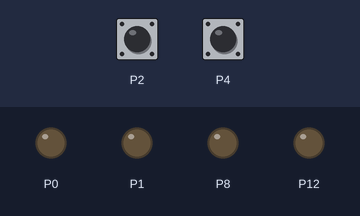
A program run on a simulated BBC micro:bit (MakeCode). Parts: output pins drawn as LEDs (lit = HIGH). The test bench sets the inputs (shaded band); at power-on: P2 LOW, P4 LOW.

Above: at 1.2 s.
1.3 s: P2 pulled HIGH for 0.15 s
At 1.38 s:
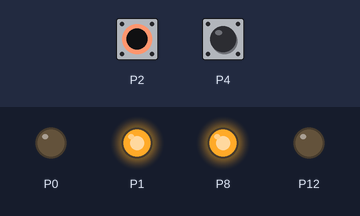
2.9 s: P4 pulled HIGH for 0.15 s
At 2.98 s:
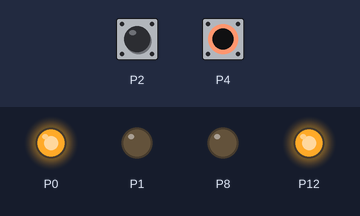
4.5 s: P4 pulled HIGH for 3.2 s
At 8.4 s:
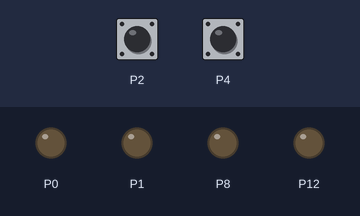
9.2 s: P2 pulled HIGH for 3.2 s
At 9.7 s:
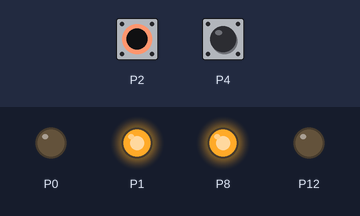
13.9 s: P2 driven HIGH and P4 driven HIGH
At 14.4 s:
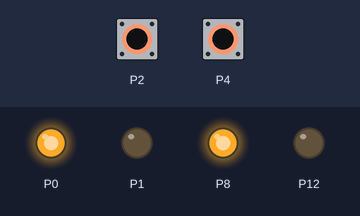
Timing chart, 0 to 16.4 s (numbered marks = the images above; inputs shaded):
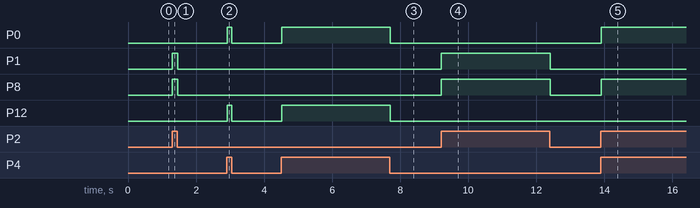

Measured:
- after the input at 1.3 s, P1, P8: LOW → HIGH at once, → LOW 0.16 s later
- after the input at 2.9 s, P0, P12: LOW → HIGH at once, → LOW 0.14 s later
- after the input at 4.5 s, P0, P12: LOW → HIGH at once, → LOW 3.2 s later
- after the input at 9.2 s, P1, P8: LOW → HIGH at once, → LOW 3.2 s later
- after the input at 13.9 s, P0, P8: LOW → HIGH at once

The program:

main.ts
```typescript
basic.forever(function () {
    if (pins.digitalReadPin(DigitalPin.P2) == 1 && pins.digitalReadPin(DigitalPin.P4) == 1) {
        pins.digitalWritePin(DigitalPin.P0, 1)
        pins.digitalWritePin(DigitalPin.P1, 0)
        pins.digitalWritePin(DigitalPin.P8, 1)
        pins.digitalWritePin(DigitalPin.P12, 0)
    } else if (pins.digitalReadPin(DigitalPin.P2) == 0 && pins.digitalReadPin(DigitalPin.P4) == 1) {
        pins.digitalWritePin(DigitalPin.P0, 1)
        pins.digitalWritePin(DigitalPin.P1, 0)
        pins.digitalWritePin(DigitalPin.P8, 0)
        pins.digitalWritePin(DigitalPin.P12, 1)
    } else if (pins.digitalReadPin(DigitalPin.P2) == 1 && pins.digitalReadPin(DigitalPin.P4) == 0) {
        pins.digitalWritePin(DigitalPin.P0, 0)
        pins.digitalWritePin(DigitalPin.P1, 1)
        pins.digitalWritePin(DigitalPin.P8, 1)
        pins.digitalWritePin(DigitalPin.P12, 0)
    } else {
        pins.digitalWritePin(DigitalPin.P0, 0)
        pins.digitalWritePin(DigitalPin.P1, 0)
        pins.digitalWritePin(DigitalPin.P8, 0)
        pins.digitalWritePin(DigitalPin.P12, 0)
    }
})
```

test.ts
```typescript
// testes vão aqui; isto não será compilado quando este pacote for usado como uma extensão.
```
